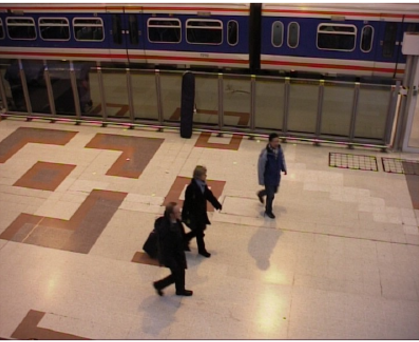
#> input picture Images/left.png, 419 x 342 px, found by its file name
$ python stitch_detect.py
#> lines starting #> are read from the running program, lines starting #| are printed output that depends on the picture; after the words box and inside, x2 and y2 are one past the last pixel; in counts of white or black regions, pixels touching at a corner belong together
import cv2
import imutils

# Reading the Images
left = cv2.imread("left.png")
#> left is the input picture: shape (342, 419, 3); mean B, G, R 92.6, 107.7, 133.1
right = cv2.imread("right.png")
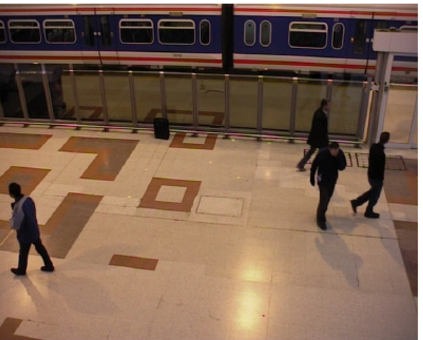
#> input picture Images/right.png, 423 x 340 px, found by its file name
#> right is the input picture: shape (340, 423, 3); mean B, G, R 79.6, 98.3, 126.1

cv2.imshow("Image_1", left)
cv2.imshow("Image_2", right)

images = []
images.append(left)
images.append(right)

#Stitching the two images
stitcher = cv2.Stitcher.create()
ret, pano = stitcher.stitch(images)
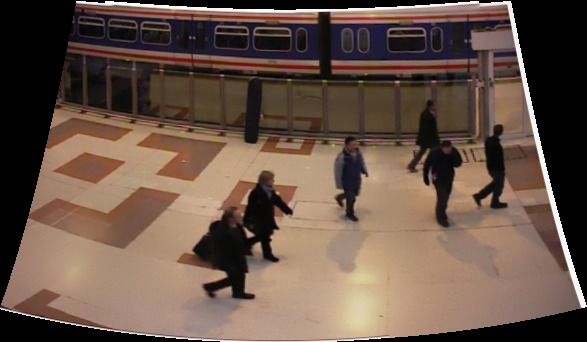
#> pano: shape (342, 587, 3); mean of channels 0, 1, 2 71.2, 83.8, 104.3; drawn as B, G, R
#> ret = 0

#It will only stitch if the left and right image has something common
if ret==cv2.STITCHER_OK:
    cv2.imshow("Stitched_image", pano)

    # Initializing the HOG person detector
    hog = cv2.HOGDescriptor()
    hog.setSVMDetector(cv2.HOGDescriptor_getDefaultPeopleDetector())

    # Detecting all the regions in the image that has a pedestrians inside it
    (regions, _) = hog.detectMultiScale(pano,
                                        winStride=(4, 4),
                                        padding=(4, 4),
                                        scale=1.05)
#> regions = [[319, 115, 66, 132], [403, 100, 79, 157], [228, 153, 71, 142], [223, 113, 88, 175], [182, 87, 127, 253]]

    # Drawing the regions in the Image
    for (x, y, w, h) in regions:
        cv2.rectangle(pano, (x, y),
                      (x + w, y + h),
                      (0, 0, 255), 2)
#> this loop made 5 passes
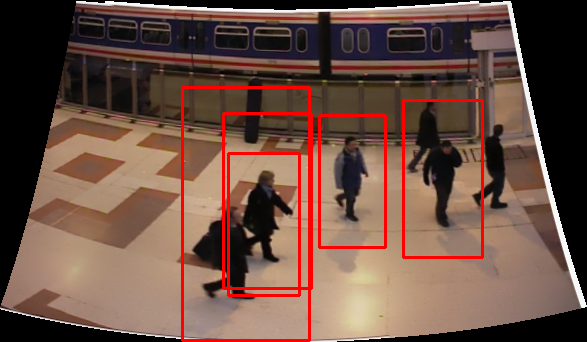
#> pano: shape (342, 587, 3); 3.74% of pixels changed, all inside (x1, y1, x2, y2) = (181, 86, 484, 342); drawn as B, G, R

    # Showing the output Image
    cv2.imshow("Final_output", pano)
    cv2.waitKey()

else:
    print("Not possible")

cv2.destroyAllWindows()
